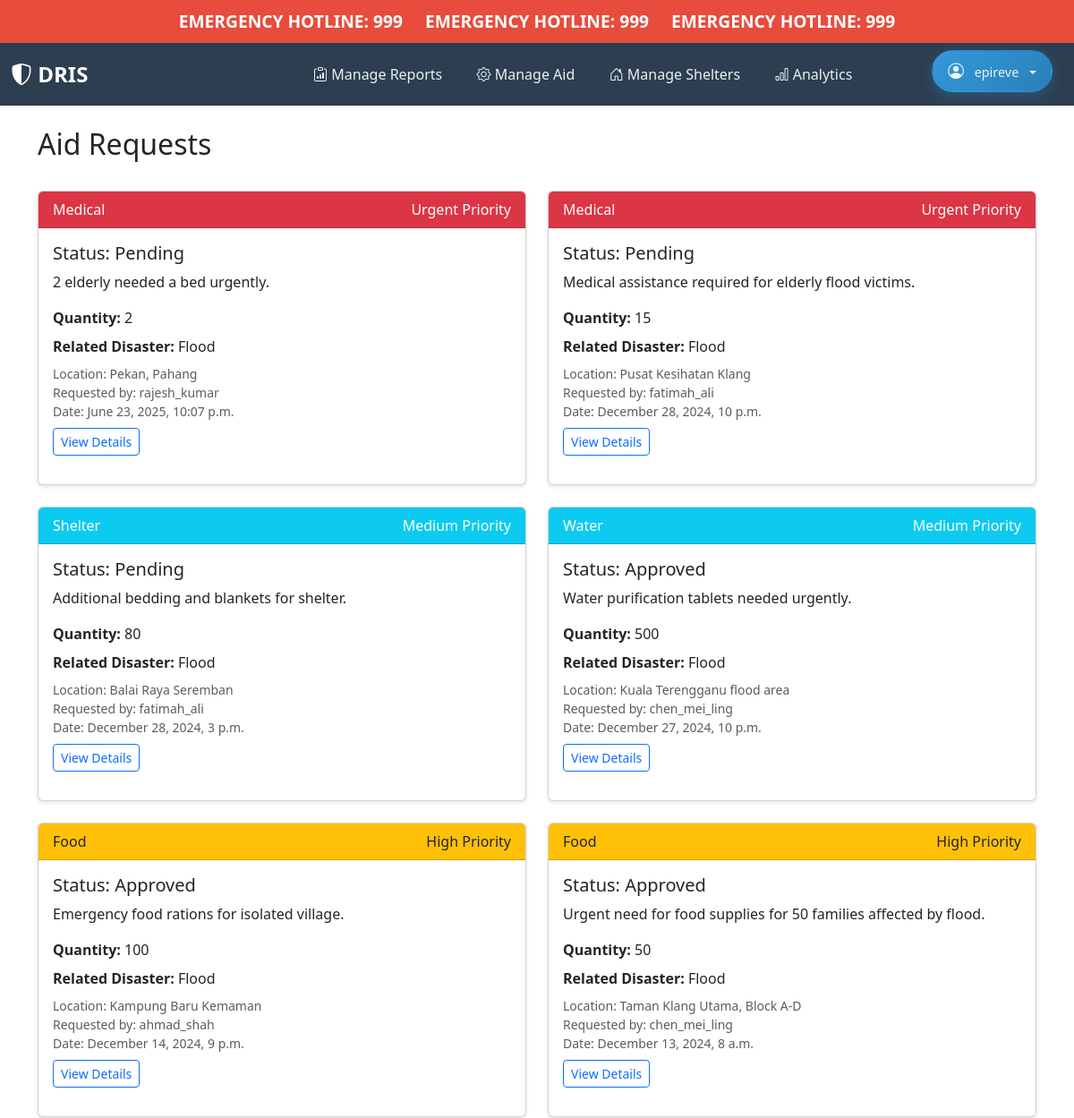
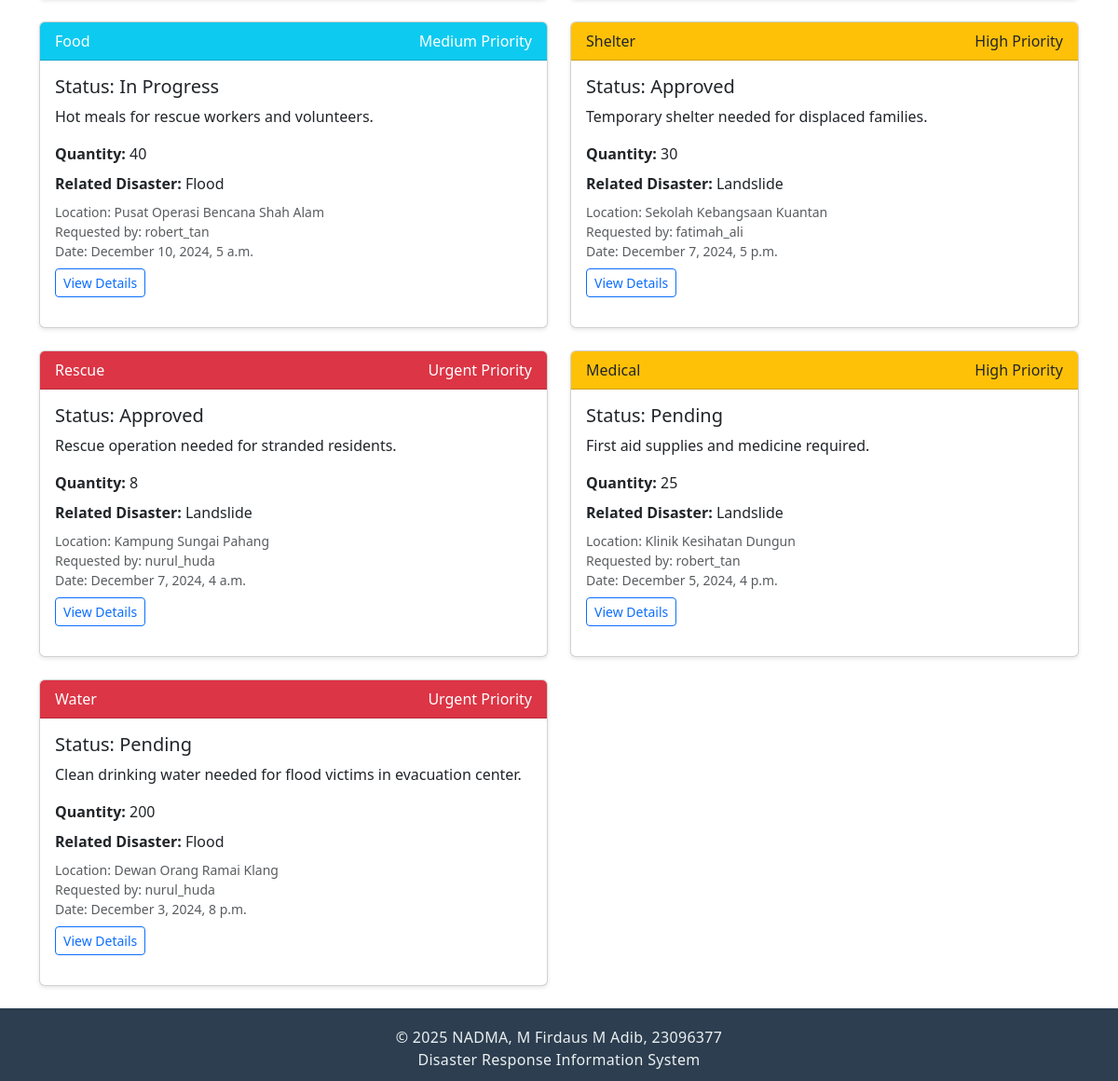
The app's page /aid/requests/ (signed in) with its own data (2 pictures, top to bottom).
### core/models.py (models this page shows, shortened)
class User(AbstractUser):
    ROLE_CHOICES = [
        ("CITIZEN", "Citizen"),
        ("VOLUNTEER", "Volunteer"),
        ("AUTHORITY", "Authority"),
    ]
    role = models.CharField(max_length=10, choices=ROLE_CHOICES)

class AidRequest(models.Model):
    AID_TYPES = [
        ("FOOD", "Food"),
        ("WATER", "Water"),
        ("SHELTER", "Shelter"),
        ("MEDICAL", "Medical"),
        ("RESCUE", "Rescue"),
        ("OTHER", "Other"),
    ]
    STATUS_CHOICES = [
        ("PENDING", "Pending"),
        ("APPROVED", "Approved"),
        ("IN_PROGRESS", "In Progress"),
        ("FULFILLED", "Fulfilled"),
        ("REJECTED", "Rejected"),
    ]
    PRIORITY_CHOICES = [
        ("LOW", "Low"),
        ("MEDIUM", "Medium"),
        ("HIGH", "High"),
        ("URGENT", "Urgent"),
    ]
    requester = models.ForeignKey(
        User, on_delete=models.CASCADE, related_name="aid_requests"
    )
    disaster_report = models.ForeignKey(
        DisasterReport,
        on_delete=models.SET_NULL,
        null=True,
        blank=True,
        related_name="aid_requests",
    )
    aid_type = models.CharField(max_length=7, choices=AID_TYPES)
    description = models.TextField(
        help_text="Detailed description of the aid needed", blank=True, default=""
    )
    quantity = models.PositiveIntegerField(
        null=True, blank=True, help_text="Number of items/people needing assistance"
    )
    priority = models.CharField(
        max_length=6, choices=PRIORITY_CHOICES, default="MEDIUM"
    )
    status = models.CharField(max_length=11, choices=STATUS_CHOICES, default="PENDING")
    location_details = models.TextField(
        help_text="Specific location details for aid delivery", blank=True, default=""
    )
    timestamp = models.DateTimeField(auto_now_add=True)
    last_updated = models.DateTimeField(auto_now=True)
    assigned_to = models.ForeignKey(
        User,
        on_delete=models.SET_NULL,
        null=True,
        blank=True,
        related_name="assigned_aid_requests",
    )
    notes = models.TextField(blank=True, help_text="Additional notes or updates")
    class Meta:
        ordering = ["-timestamp"]

class DisasterReport(models.Model):
    DISASTER_TYPES = [
        ("FLOOD", "Flood"),
        ("LANDSLIDE", "Landslide"),
        ("HAZE", "Haze"),
        ("FIRE", "Fire"),
        ("EARTHQUAKE", "Earthquake"),
        ("OTHER", "Other"),
    ]
    SEVERITY_CHOICES = [
        ("LOW", "Low"),
        ("MEDIUM", "Medium"),
        ("HIGH", "High"),
        ("CRITICAL", "Critical"),
    ]
    STATUS_CHOICES = [
        ("NEW", "New"),
        ("VERIFIED", "Verified"),
        ("IN_PROGRESS", "In Progress"),
        ("RESOLVED", "Resolved"),
    ]
    reporter = models.ForeignKey(User, on_delete=models.CASCADE)
    disaster_type = models.CharField(max_length=10, choices=DISASTER_TYPES)
    description = models.TextField(help_text="Detailed description of the disaster")
    latitude = models.DecimalField(
        max_digits=9,
        decimal_places=6,
        validators=[MinValueValidator(-90), MaxValueValidator(90)],
    )
    longitude = models.DecimalField(
        max_digits=9,
        decimal_places=6,
        validators=[MinValueValidator(-180), MaxValueValidator(180)],
    )
    severity = models.CharField(max_length=8, choices=SEVERITY_CHOICES)
    status = models.CharField(max_length=11, choices=STATUS_CHOICES, default="NEW")
    timestamp = models.DateTimeField(auto_now_add=True)
    last_updated = models.DateTimeField(auto_now=True)

### core/views.py (the view)
# urls.py: path("aid/requests/", views.AidRequestListView.as_view(), name="aid_request_list"),
@method_decorator(login_required, name="dispatch")
class AidRequestListView(ListView):
    model = AidRequest
    template_name = "aid/request_list.html"
    context_object_name = "requests"
    ordering = ["-timestamp"]
    def get_queryset(self):
        queryset = super().get_queryset()
        user = self.request.user
        if user.is_superuser or user.is_staff:
            return queryset
        if user.role == "CITIZEN":
            return queryset.filter(requester=user)
        elif user.role == "VOLUNTEER":
            return queryset.filter(status__in=["PENDING", "APPROVED", "IN_PROGRESS"])
        return queryset

### core/templates/aid/request_list.html (shortened to what this page needs)
{% extends "core/home.html" %}
{% block content %}
<div class="container mt-4">
    <div class="d-flex justify-content-between align-items-center mb-4">
        <h2>Aid Requests</h2>
    </div>
    {% if requests %}
        <div class="row">
            {% for request in requests %}
                <div class="col-md-6 mb-4">
                    <div class="card h-100">
                        <div class="card-header {% if request.priority == 'URGENT' %}bg-danger text-white
                                              {% elif request.priority == 'HIGH' %}bg-warning
                                              {% elif request.priority == 'MEDIUM' %}bg-info text-white
                                              {% else %}bg-success text-white{% endif %}">
                            {{ request.get_aid_type_display }}
                            <span class="float-end">{{ request.get_priority_display }} Priority</span>
                        </div>
                        <div class="card-body">
                            <h5 class="card-title">Status: {{ request.get_status_display }}</h5>
                            <p class="card-text">{{ request.description|truncatewords:30 }}</p>
                            {% if request.quantity %}
                                <p class="mb-2"><strong>Quantity:</strong> {{ request.quantity }}</p>
                            {% endif %}
                            {% if request.disaster_report %}
                                <p class="mb-2">
                                    <strong>Related Disaster:</strong>
                                    {{ request.disaster_report.get_disaster_type_display }}
                                </p>
                            {% endif %}
                            <div class="card-text small text-muted mb-2">
                                <div>Location: {{ request.location_details|truncatewords:10 }}</div>
                                <div>Requested by: {{ request.requester.username }}</div>
                                <div>Date: {{ request.timestamp|date:"F j, Y, P" }}</div>
                            </div>
                            <a href="{% url 'aid_request_detail' request.pk %}" class="btn btn-outline-primary btn-sm">
                                View Details
                            </a>
                        </div>
                    </div>
                </div>
            {% endfor %}
        </div>
    {% endif %}
</div>
{% endblock %}

### core/templates/core/navbar.html (shortened to what this page needs)
<div class="emergency-banner">
    <span class="emergency-marquee">EMERGENCY HOTLINE: 999 &nbsp; &nbsp; EMERGENCY HOTLINE: 999 &nbsp; &nbsp; EMERGENCY HOTLINE: 999</span>
</div>
<nav class="navbar navbar-expand-lg navbar-dark">
  <div class="container-fluid">
    <a class="navbar-brand" href="{% url 'home' %}">
      <i class="bi bi-shield-shaded"></i> DRIS
    </a>
    <div class="collapse navbar-collapse d-flex justify-content-center align-items-center" id="mainNavbar">
      <div class="flex-row navbar-nav d-flex align-items-center">
        {% if user.is_authenticated %}
            {% if user.is_superuser or user.is_staff or user.role == 'AUTHORITY' %}
                <a class="nav-link" href="{% url 'report_list' %}">
                    <i class="bi bi-clipboard-data"></i> Manage Reports
                </a>
                <a class="nav-link" href="{% url 'aid_request_list' %}">
                    <i class="bi bi-gear"></i> Manage Aid
                </a>
                <a class="nav-link" href="{% url 'shelter_directory' %}">
                    <i class="bi bi-house-door"></i> Manage Shelters
                </a>
                <a class="nav-link" href="{% url 'authority_analytics' %}">
                    <i class="bi bi-bar-chart"></i> Analytics
                </a>
            {% endif %}
            <div class="navbar-profile">
              <div class="dropdown">
                <button class="btn dropdown-toggle user-profile-dropdown" type="button" data-bs-toggle="dropdown" aria-expanded="false">
                  <i class="bi bi-person-circle profile-icon"></i> {{ user.username }}
                </button>
              </div>
            </div>
        {% endif %}
      </div>
    </div>
  </div>
</nav>

### core/templates/core/navbar.html (style rules this page uses)
.emergency-banner { background: #e74c3c; color: #fff; padding: 0.75rem 0; width: 100%; overflow: hidden; position: relative; z-index: 1050; font-weight: bold; font-size: 1.2rem; display: flex; align-items: center; justify-content: center; min-height: 48px; }
.emergency-marquee { display: inline-block; white-space: nowrap; animation: marquee 10s linear infinite; font-family: inherit; }
.navbar { background-color: #2c3e50; padding: 0.75rem 0; }
.navbar-brand { color: white !important; font-weight: bold; font-size: 1.5rem; }
.nav-link { color: #ecf0f1 !important; padding: 0.5rem 1rem !important; white-space: nowrap; transition: all 0.3s ease; border-radius: 8px; margin: 0 0.2rem; }
.navbar-nav { align-items: center; }
.dropdown-toggle { color: #ecf0f1 !important; background: none; border: none; padding: 0.5rem 1rem !important; }
.dropdown-toggle::after { margin-left: 0.5rem; }
.user-profile-dropdown { background: linear-gradient(135deg, #3498db, #2980b9); border-radius: 25px; padding: 0.5rem 1.2rem; margin: 0 0.5rem; font-size: 0.9rem; font-weight: 500; border: 2px solid transparent; transition: all 0.3s ease; box-shadow: 0 4px 15px rgba(52, 152, 219, 0.3); }
.navbar-profile { margin-left: 1rem; display: flex; align-items: center; }
.profile-icon { font-size: 1.1rem; margin-right: 0.5rem; color: rgba(255,255,255,0.9); }

### records on screen
User: username "epireve"
AidRequest: aid_type "Medical", priority "Urgent", status "Pending", description "2 elderly needed a bed urgently.", quantity "2", disaster_report.disaster_type "Flood", location_details "Pekan, Pahang", requester.username "rajesh_kumar", timestamp "June 23, 2025, 10:07 p.m."
AidRequest: aid_type "Medical", priority "Urgent", status "Pending", description "Medical assistance required for elderly flood victims.", quantity "15", disaster_report.disaster_type "Flood", location_details "Pusat Kesihatan Klang", requester.username "fatimah_ali", timestamp "December 28, 2024, 10 p.m."
AidRequest: aid_type "Shelter", priority "Medium", status "Pending", description "Additional bedding and blankets for shelter.", quantity "80", disaster_report.disaster_type "Flood", location_details "Balai Raya Seremban", requester.username "fatimah_ali", timestamp "December 28, 2024, 3 p.m."
AidRequest: aid_type "Water", priority "Medium", status "Approved", description "Water purification tablets needed urgently.", quantity "500", disaster_report.disaster_type "Flood", location_details "Kuala Terengganu flood area", requester.username "chen_mei_ling", timestamp "December 27, 2024, 10 p.m."
AidRequest: aid_type "Food", priority "High", status "Approved", description "Emergency food rations for isolated village.", quantity "100", disaster_report.disaster_type "Flood", location_details "Kampung Baru Kemaman", requester.username "ahmad_shah", timestamp "December 14, 2024, 9 p.m."
AidRequest: aid_type "Food", priority "High", status "Approved", description "Urgent need for food supplies for 50 families affected by flood.", quantity "50", disaster_report.disaster_type "Flood", location_details "Taman Klang Utama, Block A-D", requester.username "chen_mei_ling", timestamp "December 13, 2024, 8 a.m."
AidRequest: aid_type "Food", priority "Medium", status "In Progress", description "Hot meals for rescue workers and volunteers.", quantity "40", disaster_report.disaster_type "Flood", location_details "Pusat Operasi Bencana Shah Alam", requester.username "robert_tan", timestamp "December 10, 2024, 5 a.m."
AidRequest: aid_type "Shelter", priority "High", status "Approved", description "Temporary shelter needed for displaced families.", quantity "30", disaster_report.disaster_type "Landslide", location_details "Sekolah Kebangsaan Kuantan", requester.username "fatimah_ali", timestamp "December 7, 2024, 5 p.m."
AidRequest: aid_type "Rescue", priority "Urgent", status "Approved", description "Rescue operation needed for stranded residents.", quantity "8", disaster_report.disaster_type "Landslide", location_details "Kampung Sungai Pahang", requester.username "nurul_huda", timestamp "December 7, 2024, 4 a.m."
AidRequest: aid_type "Medical", priority "High", status "Pending", description "First aid supplies and medicine required.", quantity "25", disaster_report.disaster_type "Landslide", location_details "Klinik Kesihatan Dungun", requester.username "robert_tan", timestamp "December 5, 2024, 4 p.m."
AidRequest: aid_type "Water", priority "Urgent", status "Pending", description "Clean drinking water needed for flood victims in evacuation center.", quantity "200", disaster_report.disaster_type "Flood", location_details "Dewan Orang Ramai Klang", requester.username "nurul_huda", timestamp "December 3, 2024, 8 p.m."
